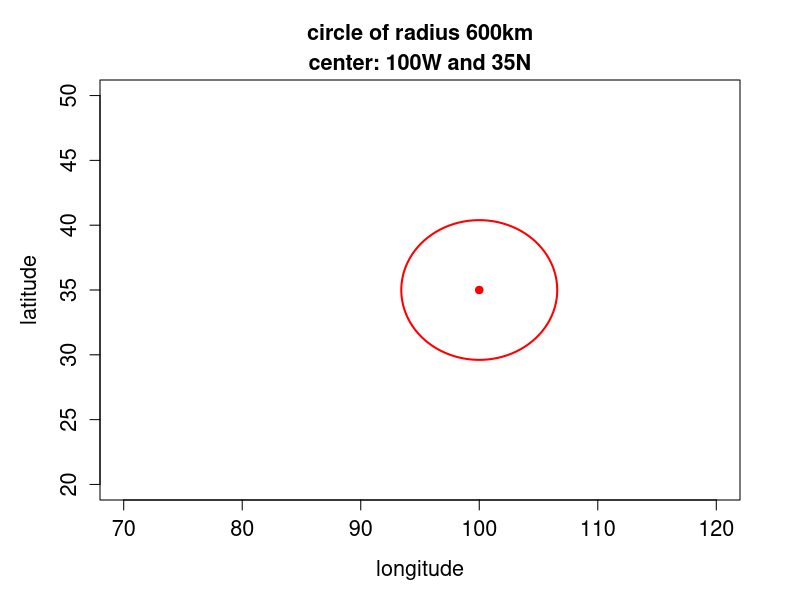

This chart was generated by the following R code:
#### DRAW CIRCLE OF A RADIUS R ON A LAT-LON GRAPH
#### DX^2 + DY^2 = R^2.   
#### POLAR COORDINATES: 
####    R*COS(THETA) = DX
####    R*SIN(THETA) = DY
#### RELATION TO LAT/LON (WHICH HAVE DIFFERENT SCALES).  
####    DX = AE * COS(LAT.CENTER) * DLON
####    DY = AE * DLAT
#### NOTE: DLON AND DLAT MUST BE IN RADIANS (NOT DEGREES)
#### ELIMINATING DX AND DY FROM THE ABOVE EQUATIONS
####    DLON = R * COS(THETA) / (AE * COS(LAT.CENTER))
####    DLAT = R * SIN(THETA) /  AE
####    

lplotfile       = TRUE			### indicator to produce pdf output

##################################################
### DEFINE CIRCLE
##################################################
radius.to.draw  =  600			### in kilometers
radius.of.earth = 6378			### in kilometers (denoted 'ae' in above equations)
lon.center      =  100 * pi/180	### Oaklahoma is around 100W; convert to radians
lat.center      =   35 * pi/180 ### Oaklahoma is around  35N; convert to radians

ntheta          = 100
theta           = seq(from=0,to=2*pi,length.out=100)

dlon            = radius.to.draw * cos(theta) / (radius.of.earth * cos(lat.center))
dlat            = radius.to.draw * sin(theta) /  radius.of.earth

lon.to.plot     = (lon.center + dlon) * 180/pi	### longitude to plot; convert to degrees
lat.to.plot     = (lat.center + dlat) * 180/pi  ### latitude to plot; convert to degrees

##################################################
### MAKE PLOT
##################################################
lon.range = c(70,120)
lat.range = c(20,50)
fout      = './figures/DrawCircle.pdf'
if (lplotfile) pdf(fout,width=8,height=6)
par(mfcol=c(1,1),mar=c(5,5,4,3))
par(cex.lab=1.3,cex.axis=1.3,cex.main=1.3)
plot(1,1,type='n',xlim=lon.range,ylim=lat.range,xlab='longitude',ylab='latitude')
lines(lon.to.plot,lat.to.plot,col='red',lwd=2)
points(lon.center* 180/pi,lat.center* 180/pi,pch=19,col='red')
ftitle.top = paste('circle of radius ',radius.to.draw,'km',sep='')
ftitle.bot = paste('center: ',lon.center*180/pi,'W and ',lat.center*180/pi,'N',sep='')
title(main=ftitle.top,line=2.0)
title(main=ftitle.bot,line=0.5)
if (lplotfile) dev.off()




